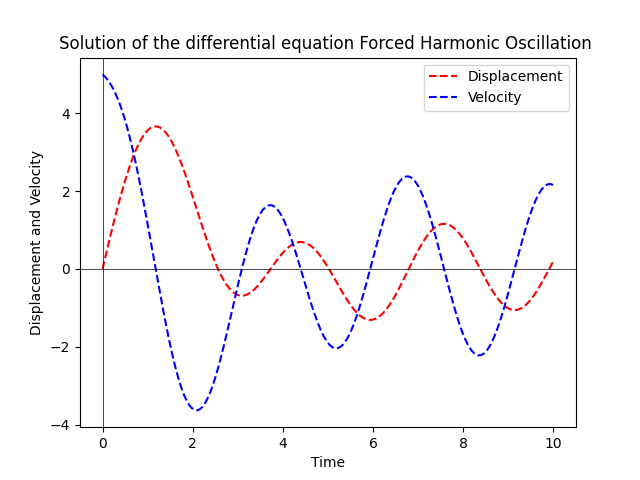

Recreate this plot in Python.
#Solution of Forced Harmonic Motion ODE using odeint()

import numpy as np
import matplotlib.pyplot as plt
from scipy.integrate import odeint

def fhm(u,t):
    x1=u[0]
    x2=u[1]
    dx1dt1=x2
    x=x1
    x1,x2=u
    dx2dt2=-mu*x2-k*x+F*np.cos(w*t)
    list=[dx1dt1,dx2dt2]    #Packed in a list
    return list
    
mu=eval(input('Enter the value of damping constant : '))
k=eval(input('Enter the value of force constant of oscillation : '))
F=eval(input('Enter peak value of external periodic force : '))
w=eval(input('Enter the angular frequency of periodic force : '))
xo1=eval(input('Enter initial value of displacement : '))
xo2=eval(input('Enter initial value of velocity : '))
u0=[xo1,xo2]                #Initial values of x1 and x2 packed in list
trange=np.linspace(0,10,150)
sol=odeint(fhm,u0,trange)
plt.title('Solution of the differential equation Forced Harmonic Oscillation ')
plt.xlabel('Time')
plt.ylabel('Displacement and Velocity')
plt.plot(trange,sol[:,0],'r--',label='Displacement')
plt.plot(trange,sol[:,1],'b--',label='Velocity')
plt.axhline(c='black',lw=0.5)
plt.axvline(c='black',lw=0.5)
plt.legend()
plt.savefig('/home/tux_blue/Documents/GitHub/Computational-Physics-UG/Numerical Methods/Differential Equation (IVP)/Python Files/Built_in_function_based_Implementation/forced_HO.png')
plt.show()
